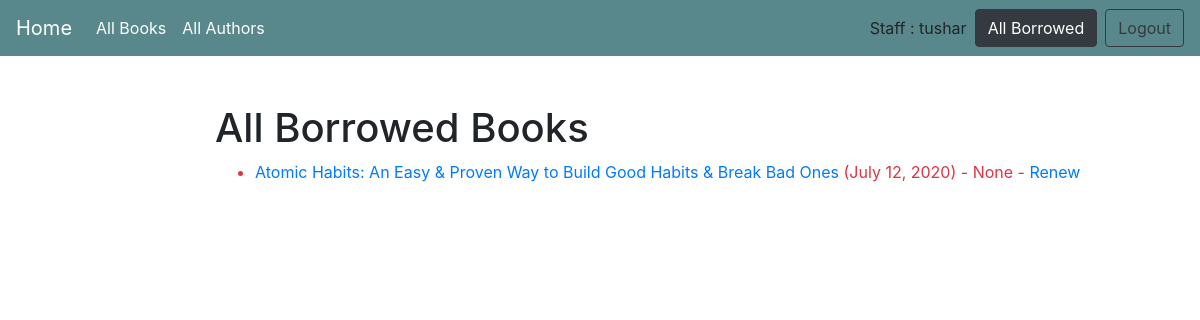
Page /catalog/borrowed/ (signed in) on the committed database.
### catalog/models.py (models this page shows, shortened)
class BookInstance(models.Model):
    id = models.UUIDField(primary_key=True, default=uuid.uuid4,
                          help_text="Unique ID for this particular book across whole library")
    book = models.ForeignKey('Book', on_delete=models.SET_NULL, null=True)
    imprint = models.CharField(max_length=200)
    due_back = models.DateField(null=True, blank=True)
    borrower = models.ForeignKey(User, on_delete=models.SET_NULL, null=True, blank=True)
    @property
    def is_overdue(self):
        if self.due_back and date.today() > self.due_back:
            return True
        return False
    LOAN_STATUS = (
        ('d', 'Maintenance'),
        ('o', 'On loan'),
        ('a', 'Available'),
        ('r', 'Reserved'),
    )
    status = models.CharField(
        max_length=1,
        choices=LOAN_STATUS,
        blank=True,
        default='d',
        help_text='Book availability')
    class Meta:
        ordering = ['due_back']
        permissions = (("can_mark_returned", "Set book as returned"),)

class Book(models.Model):
    title = models.CharField(max_length=200)
    author = models.ForeignKey('Author', on_delete=models.SET_NULL, null=True)
    summary = models.TextField(max_length=1000, help_text="Enter a brief description of the book")
    isbn = models.CharField('ISBN', max_length=13,
                            help_text='13 Character <a href="https://www.isbn-international.org/content/what-isbn'
                                      '">ISBN number</a>')
    genre = models.ManyToManyField(Genre, help_text="Select a genre for this book")
    language = models.ForeignKey('Language', on_delete=models.SET_NULL, null=True)
    def display_genre(self):
        """Creates a string for the Genre. This is required to display genre in Admin."""
        return ', '.join([genre.name for genre in self.genre.all()[:3]])
    display_genre.short_description = 'Genre'

### catalog/views.py (the view)
# urls.py: path(r'borrowed/', views.LoanedBooksAllListView.as_view(), name='all-borrowed'),  # Added for challenge
class LoanedBooksAllListView(PermissionRequiredMixin, generic.ListView):
    model = BookInstance
    permission_required = 'catalog.can_mark_returned'
    template_name = 'catalog/bookinstance_list_borrowed_all.html'
    paginate_by = 10
    def get_queryset(self):
        return BookInstance.objects.filter(status__exact='o').order_by('due_back')

### catalog/templates/catalog/bookinstance_list_borrowed_all.html
{% extends "base.html" %}
{% block content %}
    <h1>All Borrowed Books</h1>
    {% if bookinstance_list %}
    <ul>
      {% for bookinst in bookinstance_list %}
      <li class="{% if bookinst.is_overdue %}text-danger{% endif %}">
        <a href="{% url 'book-detail' bookinst.book.pk %}">{{bookinst.book.title}}</a> ({{ bookinst.due_back }}) {% if user.is_staff %}- {{ bookinst.borrower }}{% endif %} {% if perms.catalog.can_mark_returned %}- <a href="{% url 'renew-book-librarian' bookinst.id %}">Renew</a>  {% endif %}
      </li>
      {% endfor %}
    </ul>
    {% else %}
      <p>There are no books borrowed.</p>
    {% endif %}
{% endblock %}

### catalog/templates/base.html (shortened to what this page needs)
<!DOCTYPE html>
<html lang="en">
<head>
  <link rel="stylesheet" href="https://stackpath.bootstrapcdn.com/bootstrap/4.1.3/css/bootstrap.min.css">
  {% load static %}
  <link rel="stylesheet" href="{% static 'css/styles.css' %}">
</head>
<body>
<nav class="navbar navbar-expand-lg navbar-dark" style="background-color: #58888b;">
  <a class="navbar-brand" href="{% url 'index' %}">Home</a>
  <div class="collapse navbar-collapse" id="navbarSupportedContent">
    <ul class="navbar-nav mr-auto">
      <li class="nav-item active">
        <a class="nav-link" href="{% url 'books' %}">All Books <span class="sr-only">(current)</span></a>
      </li>
      <li class="nav-item active">
        <a class="nav-link" href="{% url 'authors' %}">All Authors <span class="sr-only">(current)</span></a>
      </li>
    </ul>
    {% if user.is_authenticated and not user.is_staff %}
      <div class="mr-sm-2"> User: {{ user.get_username }} </div>
      <a class="btn btn btn-dark mr-sm-2" href="{% url 'my-borrowed' %}" role="button">My Borrowed</a>
      <a class="btn btn-outline-dark my-2 my-sm-0" href="{% url 'logout'%}?next={{request.path}}" role="button">Logout</a>
    {% elif user.is_staff and user.is_authenticated %}
    <div class="mr-sm-2"> Staff : {{ user.get_username }} </div>
      {% if perms.catalog.can_mark_returned %}
      <a class="btn btn btn-dark mr-sm-2" href="{% url 'all-borrowed' %}" role="button">All Borrowed</a>
      {% endif %}
    <a class="btn btn-outline-dark my-2 my-sm-0" href="{% url 'logout'%}?next={{request.path}}" role="button">Logout</a>
    {% else %}
      <a class="btn btn-outline-dark" href="{% url 'login' %}?next={{request.path}}" role="button">Login</a>
    {% endif %}
  </div>
</nav>
<div class="container-fluid">
<div class="row">
  <div class="col-sm-2"></div>
  <div class="col-sm-10 ">
      <br>
      <br>
  {% block content %}{% endblock %}
  </div>
</div>
</div>
</body>
</html>

### rows in the picture
BookInstance: book "Atomic Habits: An Easy & Proven Way to Build Good Habits & Break Bad Ones", due_back "July 12, 2020", borrower "None"

### other values in the picture
{{ user.get_username }} "tushar"
